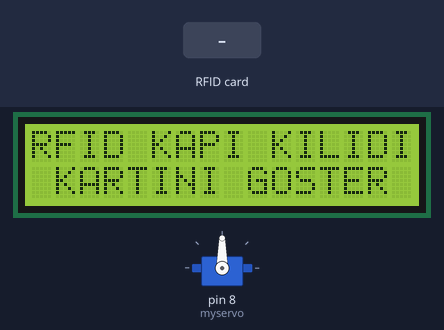
The sketch below on a simulated Arduino Uno, built with avr-gcc and run on an emulated ATmega328P. On the bench: 16×2 character LCD, servo. The inputs (shaded band) are chosen by the test bench.

Above: at 1.3 s.
1.4 s: RFID card 0D 2E 5F 4B held to the reader
At 3.1 s:
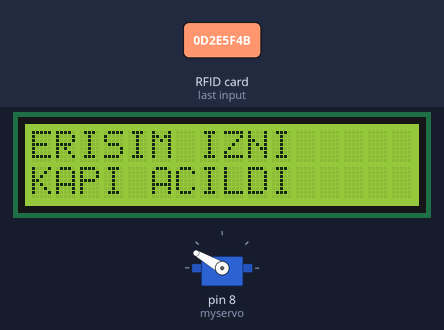
At 5.5 s:
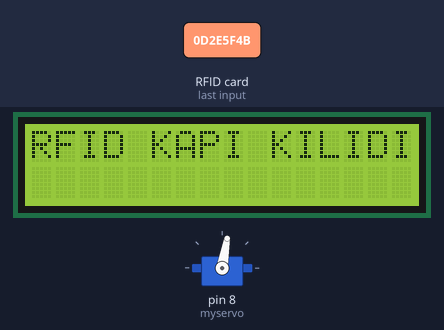
5.6 s: RFID card 5E 7A 19 C4 held to the reader
At 7.6 s:
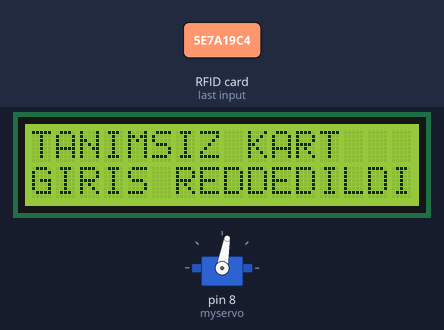
Timing chart, 0 to 9.1 s (numbered marks = the images above; inputs shaded):
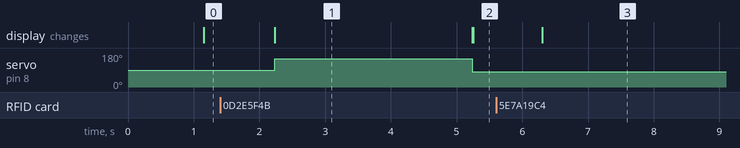

The sketch:

rfidproje.ino
```cpp
#include <SPI.h>
#include <LiquidCrystal_I2C.h>
#include <Servo.h>
#include <MFRC522.h>

 LiquidCrystal_I2C lcd = LiquidCrystal_I2C(0x3F, 16, 2);
 MFRC522 mfrc522(10, 9); // MFRC522 mfrc522(SS_PIN, RST_PIN)
 Servo myservo;
 int angle=0;
 String tagUID = "0D 2E 5F 4B"; // String to store UID of tag. Change it with your tag's UID
 char d;
 int pos;
 void setup() {
 lcd.init();
 lcd.backlight();
 myservo.attach(8);
 SPI.begin(); // Init SPI bus
 mfrc522.PCD_Init(); // Init MFRC522
 lcd.clear();
 }
 void loop() {
 lcd.setCursor(0, 0);
 lcd.print("RFID KAPI KILIDI");
 delay(1000);
 lcd.setCursor(0, 1);
 lcd.print(" KARTINI GOSTER ");

 // Look for new cards
 if ( ! mfrc522.PICC_IsNewCardPresent()) {
 return;
 }
 // Select one of the cards
 if ( ! mfrc522.PICC_ReadCardSerial()) {
 return;
 }
 //Reading from the card
 String tag = "";
 for (byte i = 0; i < mfrc522.uid.size; i++)
 {
 tag.concat(String(mfrc522.uid.uidByte[i] < 0x10 ? " 0" : " "));
 tag.concat(String(mfrc522.uid.uidByte[i], HEX));
 }
 tag.toUpperCase();

 //Checking the card
 if (tag.substring(1) == tagUID) //change here the UID of the card/cards that you want to give access
 {
 // If UID of tag is matched.
 lcd.clear();
 lcd.setCursor(0, 0);
 lcd.print("ERISIM IZNI");
 lcd.setCursor(0, 1);
 lcd.print("KAPI ACILDI");
 myservo.write(150);
 //digitalWrite(greenLed, HIGH);
 delay(3000);
 //digitalWrite(greenLed, LOW);
 myservo.write(80);
 lcd.clear();
 }

 else
 {
 // If UID of tag is not matched.
 lcd.clear();
 lcd.setCursor(0, 0);
 lcd.print("TANIMSIZ KART");
 lcd.setCursor(0, 1);
 lcd.print("GIRIS REDDEDILDI");
 delay(3000);
 lcd.clear();

  if(Serial.available())
{
  d=Serial.read();
}
if(d=='a')
{
  Serial.print(d);
  delay(300);
  for(pos=0;pos<=80;pos+=5)
   { myservo.write(pos);
   delay(20);
   }
   delay(5000);
   for(pos=80;pos>=0;pos-=5)
   {
   myservo.write(pos);
   delay(20);
   }
   }
   d="";

 }
 }
```

Measured:
- after the input at 1.4 s, servo on pin 8 (myservo): 90° → 150° after 0.83 s, → 80° 3.0 s later; the display: changes after 0.83 s (image 1)
- after the input at 5.6 s, the display: changes after 0.70 s (image 3)
- what the display in image 1 shows lasts 3.0 s, from 2.2 s to 5.2 s
